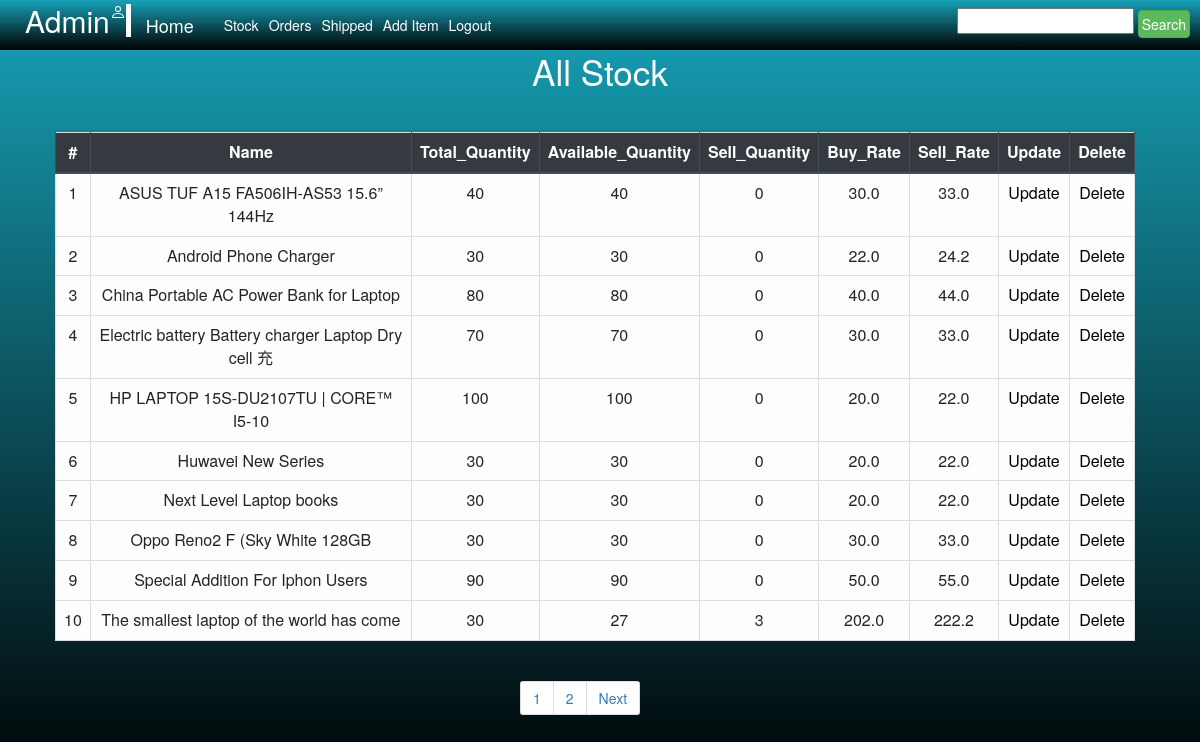
Before: /shopping/stock with the older database file.
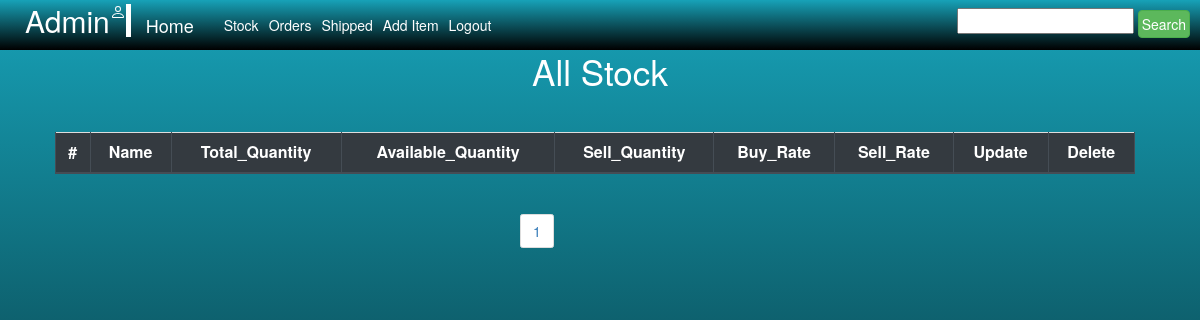
After: the same page with the newer database file.
### Shopping/models.py (models this page shows)
class Stock(models.Model):
    title = models.CharField(max_length=50, primary_key=True)
    Buy_rate = models.FloatField()
    Sell_rate = models.FloatField()
    Quantity = models.IntegerField()
    Available = models.IntegerField(default=0)
    Sell = models.IntegerField(default=0)

### Shopping/views.py (the view, shortened to what this page needs)
# urls.py: path('stock', V2.stock, name='stock'),
    def stock(self, request):
        form = FormB()
        All_items = Stock.objects.get_queryset().order_by('title')
        filter = ABC(request.GET, queryset=All_items)
        All_items = filter.qs
        paginator = Paginator(All_items, 10)
        page = request.GET.get('page')
        All_items = paginator.get_page(page)
        Data = {"All_items":All_items, 'form':form, 'filter':filter}
        return render(request,'Shopping/stock.html', Data)

### Shopping/forms.py
class FormB(forms.Form):
    title = forms.CharField(max_length=50,
                            widget=forms.TextInput(
                                attrs={"type": "text", "placeholder": "Title", "max_length": '50'})
                            )
    Description = forms.CharField(max_length=200,
                                  widget=forms.TextInput(
                                      attrs={"max_length": '200',"type": "text", "placeholder": "Description"})
                                  )
    Price = forms.FloatField(
        widget=forms.TextInput(
            attrs={"placeholder": "Price Per Item"})
    )
    Quantity = forms.FloatField(
        widget=forms.TextInput(
            attrs={"placeholder": "Available Quantity"})
    )
    Image = forms.ImageField()

### Shopping/templates/Shopping/stock.html (shortened to what this page needs)
{% extends 'Shopping/Admin_base.html' %}
{% block content %}
<div id="B">
<div class="px-4 px-lg-0" >
    <div class="container text-white py-5 text-center" style="">
        <h1 class="display-4">All Stock </h1>
    </div>
</div>
    <table style="text-align:center;margin-left:55px; width:90%;" class="table table-light table-bordered">
        <thead class="thead-dark">
        <tr >
            <th style="text-align:center;" scope="col">#</th>
            <th style="text-align:center;" scope="col">Name</th>
            <th style="text-align:center;" scope="col" >Total_Quantity</th>
            <th style="text-align:center;" scope="col" >Available_Quantity</th>
            <th style="text-align:center;" scope="col">Sell_Quantity</th>
            <th style="text-align:center;" scope="col">Buy_Rate</th>
            <th style="text-align:center;" scope="col">Sell_Rate</th>
            <th style="text-align:center;" scope="col">Update</th>
            <th style="text-align:center;" scope="col">Delete</th>
        </tr>
        </thead>
        <tbody>
        {% for i in All_items %}
        <tr>
            <td>{{forloop.counter}}</td>
            <td>{{i.title}}</td>
            <td>{{i.Quantity}}</td>
            <td>{{i.Available}}</td>
            <td>{{i.Sell}}</td>
            <td>{{i.Buy_rate}}</td>
            <td>{{i.Sell_rate}}</td>
            <td><a style="color:black;" href="{% url 'up_stock'  n=i.title sp=i.Sell q=i.Available br=i.Buy_rate %}">Update</a></td>
            <td><a style="color:black" href="{% url 'del_stock' name=i.title %}">Delete</a></td>
        </tr>
        {% endfor %}
        </tbody>
    </table>
</div>
{% endblock %}

### Shopping/templates/Shopping/Admin_base.html (shortened to what this page needs)
{% load static %}
<html lang="en">
<head>
    <link rel="stylesheet" href="https://cdnjs.cloudflare.com/ajax/libs/font-awesome/4.7.0/css/font-awesome.min.css">
</head>
<body style="background-color:#f5f5f0;">
<div id="check">
<nav id="navbar" class="navbar navbar-expand-lg navbar-light bg-light">
    <div class="collapse navbar-collapse" id="navbarTogglerDemo01">
        {% block Name %}
        <h2 style="padding-top:4px;color:white;" class="navbar-nav mr-auto mt-2 mt-lg-0">
            Admin
            <div style="border-left:5px solid white;" class="vl"></div>
        </h2>
        {% endblock %}
        <a style="color:white;" class="navbar-brand" href="{% url 'HOME' %}">Home</a>
        <ul class="navbar-nav mr-auto mt-2 mt-lg-0">
            <li class="nav-item active">
                <a style="color:white;" class="nav-link " href="{% url 'stock' %}" >Stock</a>
            </li>
            <li class="nav-item active">
                <a style="color:white;" class="nav-link " href="{% url 'orders' %}" >Orders</a>
            </li>
            <li class="nav-item active">
                <a style="color:white;" class="nav-link " href="{% url 'shipped' %}" >Shipped</a>
            </li>
            <li class="nav-item active">
                <a id="ADD" style="color:white;" class="nav-link "  onclick="openForm()"  >Add Item</a>
            </li>
            <li>
            <li class="nav-item active">
            <a class="nav-link" style="color:white;" href="{% url 'logout' %}">Logout</a>
            </li>
        </ul>
    </div>
    <form style="margin-top:10px;" method="get">
        {{filter.form.Search}}
        <button style="padding:3px;" class="btn btn-success" type="submit">Search</button>
    </form>
</nav>
{% block content %}
{% endblock %}
<nav style="position:static;margin-left:520px;" aria-label="Page navigation example">
    <ul id="pagination" class="pagination">
        {% for i in All_items.paginator.page_range %}
        {% if Data.number == i %}
        <strong style="font-size:30px;">{{i}}</strong>
        {% elif i > All_items.number|add:'-2' and i < All_items.number|add:'2' %}
        <li class="page-item"><a class="page-link" href="?page={{i}}">{{i}}</a></li>
        {% endif %}
        {% endfor %}
        {% if All_items.has_next %}
        <li class="page-item"><a class="page-link" href="?page={{All_items.next_page_number}}">Next</a></li>
        {% endif %}
    </ul>
</nav>
</div>
<link rel="stylesheet" href="https://cdn.jsdelivr.net/npm/bootstrap@4.5.3/dist/css/bootstrap.min.css">
<link rel="stylesheet" href="https://maxcdn.bootstrapcdn.com/bootstrap/3.4.1/css/bootstrap.min.css">
</body>
</html>

### Shopping/templates/Shopping/Admin_base.html (style rules this page uses)
#navbar { position: fixed; top: 0; left: 0; z-index: 9999; width: 100%; height: 50px; background-color: #00a087; }
#navbar { background: #6610f2; background: -webkit-linear-gradient(59deg, #17a2b8,Black); background: linear-gradient(180deg, #17a2b8,Black); position: fixed; top: 0; left: 0; border:0px; border-radius:0px; z-index: 9999; width: 100%; height: 5%; }

### Shopping/templates/Shopping/stock.html (style rules this page uses)
body { background: #6610f2; background: -webkit-linear-gradient(59deg, #17a2b8,Black); background: linear-gradient(180deg, #17a2b8,Black); }

Changed rows visible on the page:
removed Stock: title "ASUS TUF A15 FA506IH-AS53 15.6” 144Hz", Quantity "40", Available "40", Sell "0", Buy_rate "30.0", Sell_rate "33.0"
removed Stock: title "Android Phone Charger", Quantity "30", Available "30", Sell "0", Buy_rate "22.0", Sell_rate "24.2"
removed Stock: title "China Portable AC Power Bank for Laptop", Quantity "80", Available "80", Sell "0", Buy_rate "40.0", Sell_rate "44.0"
removed Stock: title "Electric battery Battery charger Laptop Dry cell 充", Quantity "70", Available "70", Sell "0", Buy_rate "30.0", Sell_rate "33.0"
removed Stock: title "HP LAPTOP 15S-DU2107TU | CORE™ I5-10", Quantity "100", Available "100", Sell "0", Buy_rate "20.0", Sell_rate "22.0"
removed Stock: title "Huwavei New Series", Quantity "30", Available "30", Sell "0", Buy_rate "20.0", Sell_rate "22.0"
removed Stock: title "Next Level Laptop books", Quantity "30", Available "30", Sell "0", Buy_rate "20.0", Sell_rate "22.0"
removed Stock: title "Oppo Reno2 F (Sky White 128GB", Quantity "30", Available "30", Sell "0", Buy_rate "30.0", Sell_rate "33.0"
removed Stock: title "Special Addition For Iphon Users", Quantity "90", Available "90", Sell "0", Buy_rate "50.0", Sell_rate "55.0"
removed Stock: title "The smallest laptop of the world has come", Quantity "30", Available "27", Sell "3", Buy_rate "202.0", Sell_rate "222.2"
Other visible differences:
list line gone: "2"
text no longer shown: "Next"
